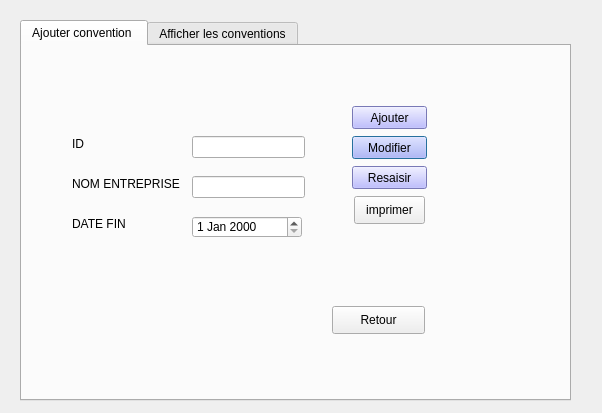
<?xml version="1.0" encoding="UTF-8"?>
<ui version="4.0">
 <class>gerer_conv</class>
 <widget class="QDialog" name="gerer_conv">
  <property name="geometry">
   <rect>
    <x>0</x>
    <y>0</y>
    <width>602</width>
    <height>413</height>
   </rect>
  </property>
  <property name="windowTitle">
   <string>Dialog</string>
  </property>
  <widget class="QTabWidget" name="tabWidget">
   <property name="geometry">
    <rect>
     <x>20</x>
     <y>20</y>
     <width>551</width>
     <height>381</height>
    </rect>
   </property>
   <property name="currentIndex">
    <number>0</number>
   </property>
   <widget class="QWidget" name="tab">
    <attribute name="title">
     <string>Ajouter convention </string>
    </attribute>
    <widget class="QLineEdit" name="lineEdit_nomEntreprise">
     <property name="geometry">
      <rect>
       <x>170</x>
       <y>130</y>
       <width>113</width>
       <height>22</height>
      </rect>
     </property>
    </widget>
    <widget class="QLabel" name="label_19">
     <property name="geometry">
      <rect>
       <x>50</x>
       <y>170</y>
       <width>91</width>
       <height>16</height>
      </rect>
     </property>
     <property name="text">
      <string>DATE FIN</string>
     </property>
    </widget>
    <widget class="QDateEdit" name="dateEdit_conv">
     <property name="geometry">
      <rect>
       <x>170</x>
       <y>170</y>
       <width>110</width>
       <height>22</height>
      </rect>
     </property>
    </widget>
    <widget class="QPushButton" name="resaisir_2">
     <property name="geometry">
      <rect>
       <x>330</x>
       <y>90</y>
       <width>75</width>
       <height>23</height>
      </rect>
     </property>
     <property name="styleSheet">
      <string notr="true">background-color: rgb(170, 170, 255);</string>
     </property>
     <property name="text">
      <string>Modifier</string>
     </property>
    </widget>
    <widget class="QLabel" name="label_18">
     <property name="geometry">
      <rect>
       <x>50</x>
       <y>130</y>
       <width>121</width>
       <height>16</height>
      </rect>
     </property>
     <property name="text">
      <string>NOM ENTREPRISE</string>
     </property>
    </widget>
    <widget class="QPushButton" name="ajouter">
     <property name="geometry">
      <rect>
       <x>330</x>
       <y>60</y>
       <width>75</width>
       <height>23</height>
      </rect>
     </property>
     <property name="styleSheet">
      <string notr="true">background-color: rgb(170, 170, 255);</string>
     </property>
     <property name="text">
      <string>Ajouter</string>
     </property>
    </widget>
    <widget class="QPushButton" name="retour">
     <property name="geometry">
      <rect>
       <x>310</x>
       <y>260</y>
       <width>93</width>
       <height>28</height>
      </rect>
     </property>
     <property name="text">
      <string>Retour</string>
     </property>
    </widget>
    <widget class="QLabel" name="label_17">
     <property name="geometry">
      <rect>
       <x>50</x>
       <y>90</y>
       <width>55</width>
       <height>16</height>
      </rect>
     </property>
     <property name="text">
      <string>ID</string>
     </property>
    </widget>
    <widget class="QLineEdit" name="lineEdit_idConv">
     <property name="geometry">
      <rect>
       <x>170</x>
       <y>90</y>
       <width>113</width>
       <height>22</height>
      </rect>
     </property>
    </widget>
    <widget class="QPushButton" name="pushButton">
     <property name="geometry">
      <rect>
       <x>332</x>
       <y>150</y>
       <width>71</width>
       <height>28</height>
      </rect>
     </property>
     <property name="text">
      <string>imprimer</string>
     </property>
    </widget>
    <widget class="QPushButton" name="resaisir">
     <property name="geometry">
      <rect>
       <x>330</x>
       <y>120</y>
       <width>75</width>
       <height>23</height>
      </rect>
     </property>
     <property name="styleSheet">
      <string notr="true">background-color: rgb(170, 170, 255);</string>
     </property>
     <property name="text">
      <string>Resaisir</string>
     </property>
    </widget>
    <widget class="QLabel" name="message">
     <property name="geometry">
      <rect>
       <x>30</x>
       <y>300</y>
       <width>231</width>
       <height>16</height>
      </rect>
     </property>
     <property name="text">
      <string/>
     </property>
    </widget>
   </widget>
   <widget class="QWidget" name="tab_2">
    <attribute name="title">
     <string>Afficher les conventions</string>
    </attribute>
    <widget class="QLabel" name="label_14">
     <property name="geometry">
      <rect>
       <x>40</x>
       <y>280</y>
       <width>55</width>
       <height>16</height>
      </rect>
     </property>
     <property name="text">
      <string>ID</string>
     </property>
    </widget>
    <widget class="QPushButton" name="rechercher">
     <property name="geometry">
      <rect>
       <x>330</x>
       <y>280</y>
       <width>81</width>
       <height>21</height>
      </rect>
     </property>
     <property name="text">
      <string>Rechercher</string>
     </property>
    </widget>
    <widget class="QPushButton" name="afficherConv">
     <property name="geometry">
      <rect>
       <x>80</x>
       <y>30</y>
       <width>291</width>
       <height>28</height>
      </rect>
     </property>
     <property name="text">
      <string>Liste des conventions</string>
     </property>
    </widget>
    <widget class="QRadioButton" name="trier_id">
     <property name="geometry">
      <rect>
       <x>400</x>
       <y>20</y>
       <width>95</width>
       <height>20</height>
      </rect>
     </property>
     <property name="text">
      <string>Trier id</string>
     </property>
    </widget>
    <widget class="QTableView" name="tableView">
     <property name="geometry">
      <rect>
       <x>60</x>
       <y>70</y>
       <width>381</width>
       <height>192</height>
      </rect>
     </property>
    </widget>
    <widget class="QLineEdit" name="recherche_id">
     <property name="geometry">
      <rect>
       <x>100</x>
       <y>280</y>
       <width>221</width>
       <height>21</height>
      </rect>
     </property>
    </widget>
    <widget class="QRadioButton" name="trier_nom">
     <property name="geometry">
      <rect>
       <x>400</x>
       <y>40</y>
       <width>95</width>
       <height>20</height>
      </rect>
     </property>
     <property name="text">
      <string>Trier nom</string>
     </property>
    </widget>
    <widget class="QPushButton" name="retour_affiche">
     <property name="geometry">
      <rect>
       <x>460</x>
       <y>320</y>
       <width>71</width>
       <height>21</height>
      </rect>
     </property>
     <property name="text">
      <string>Retour</string>
     </property>
    </widget>
    <widget class="QPushButton" name="supprimer">
     <property name="geometry">
      <rect>
       <x>430</x>
       <y>280</y>
       <width>81</width>
       <height>20</height>
      </rect>
     </property>
     <property name="text">
      <string>supprimer</string>
     </property>
    </widget>
   </widget>
  </widget>
 </widget>
 <resources/>
 <connections/>
</ui>
